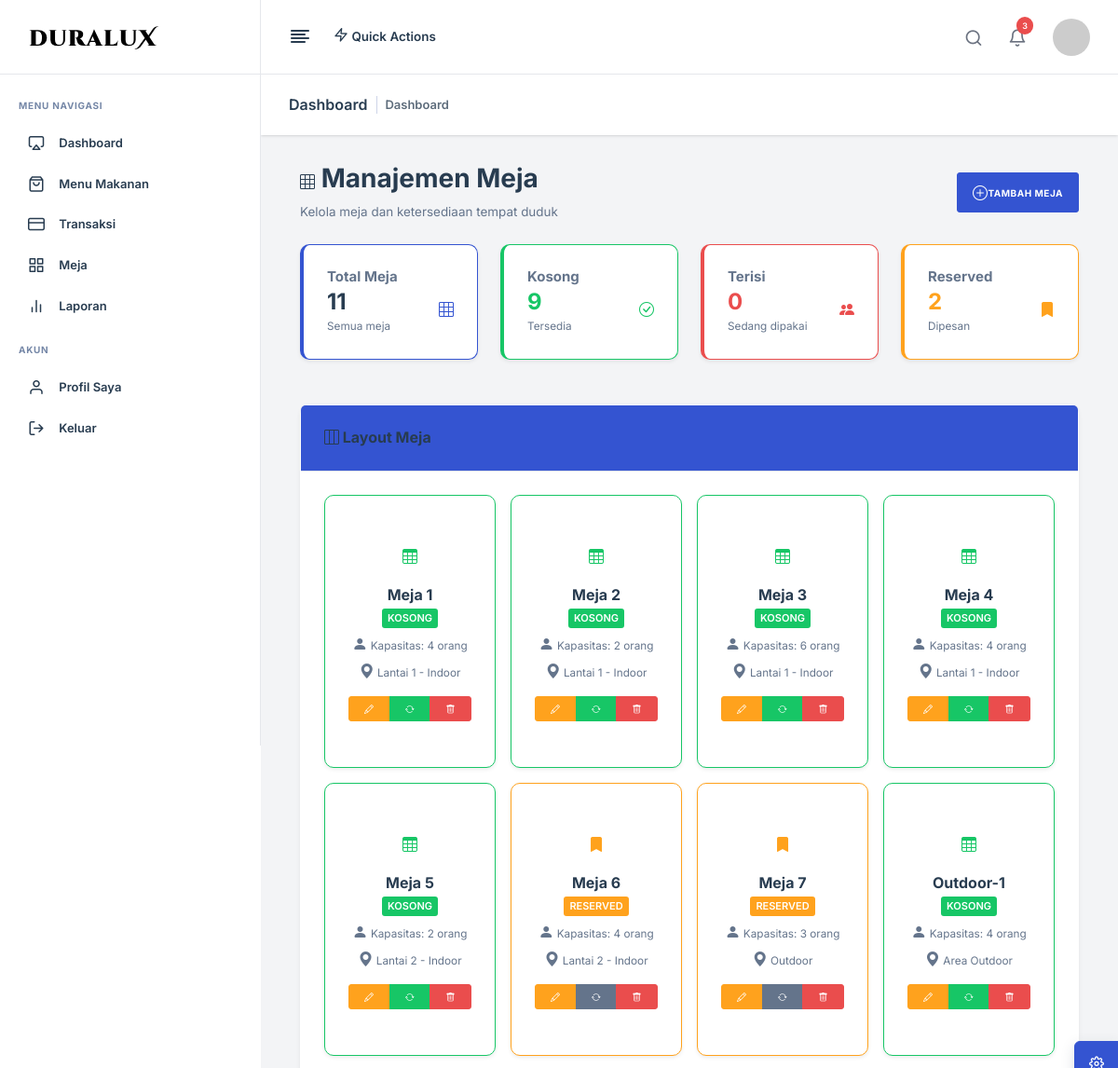
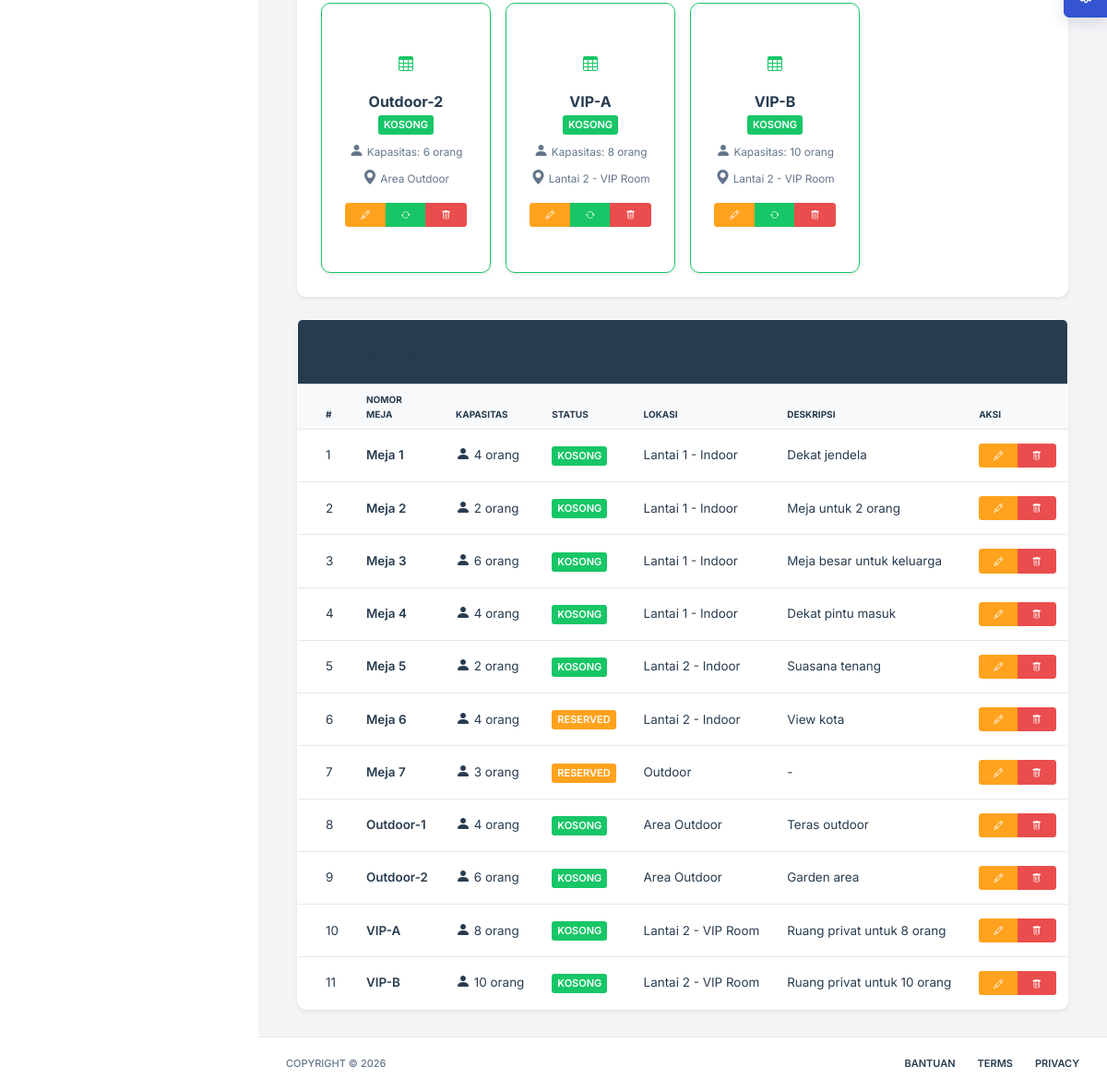
/meja/index.php (signed in), run on the app's committed database (2 pictures, top to bottom).
### tables this page shows
CREATE TABLE `meja` (
  `id_meja` int(11) NOT NULL,
  `nomor_meja` varchar(50) NOT NULL COMMENT 'Nomor/nama meja (contoh: Meja 1, VIP-A)',
  `kapasitas` int(11) NOT NULL DEFAULT 4 COMMENT 'Jumlah kursi/orang yang bisa duduk',
  `status` enum('kosong','terisi','reserved') NOT NULL DEFAULT 'kosong' COMMENT 'Status ketersediaan meja',
  `lokasi` varchar(100) DEFAULT NULL COMMENT 'Lokasi meja (contoh: Lantai 1, Area Outdoor)',
  `deskripsi` text DEFAULT NULL COMMENT 'Keterangan tambahan',
  `created_at` timestamp NOT NULL DEFAULT current_timestamp(),
  `updated_at` timestamp NOT NULL DEFAULT current_timestamp() ON UPDATE current_timestamp()
);

### meja/index.php (the view, shortened to what this page needs)
<?php
require_once '../config/database.php';
$query = "SELECT * FROM meja ORDER BY nomor_meja ASC";
$result = mysqli_query($connection, $query);
$meja_list = [];
while ($row = mysqli_fetch_assoc($result)) {
    $meja_list[] = $row;
}
$total_meja = count($meja_list);
$meja_kosong = count(array_filter($meja_list, fn($m) => $m['status'] === 'kosong'));
$meja_terisi = count(array_filter($meja_list, fn($m) => $m['status'] === 'terisi'));
$meja_reserved = count(array_filter($meja_list, fn($m) => $m['status'] === 'reserved'));
?>
<?php include '../views/'.$THEME.'/header.php'; ?>
<?php include '../views/'.$THEME.'/sidebar.php'; ?>
<?php include '../views/'.$THEME.'/topnav.php'; ?>
<?php include '../views/'.$THEME.'/upper_block.php'; ?>
<div class="container-fluid">
    <div class="d-flex justify-content-between align-items-center mb-4">
        <div>
            <h2><i class="bi bi-grid-3x3"></i> Manajemen Meja</h2>
            <p class="text-muted mb-0">Kelola meja dan ketersediaan tempat duduk</p>
        </div>
        <a href="add.php" class="btn btn-primary">
            <i class="bi bi-plus-circle"></i> Tambah Meja
        </a>
    </div>
    <div class="row mb-4">
        <div class="col-md-3">
            <div class="card shadow-sm border-start border-primary border-4">
                <div class="card-body">
                    <div class="d-flex justify-content-between align-items-center">
                        <div>
                            <h6 class="text-muted mb-1">Total Meja</h6>
                            <h3 class="mb-0"><?= $total_meja ?></h3>
                            <small class="text-muted">Semua meja</small>
                        </div>
                        <div class="fs-1 text-primary">
                            <i class="bi bi-grid-3x3"></i>
                        </div>
                    </div>
                </div>
            </div>
        </div>
        <div class="col-md-3">
            <div class="card shadow-sm border-start border-success border-4">
                <div class="card-body">
                    <div class="d-flex justify-content-between align-items-center">
                        <div>
                            <h6 class="text-muted mb-1">Kosong</h6>
                            <h3 class="mb-0 text-success"><?= $meja_kosong ?></h3>
                            <small class="text-muted">Tersedia</small>
                        </div>
                        <div class="fs-1 text-success">
                            <i class="bi bi-check-circle"></i>
                        </div>
                    </div>
                </div>
            </div>
        </div>
        <div class="col-md-3">
            <div class="card shadow-sm border-start border-danger border-4">
                <div class="card-body">
                    <div class="d-flex justify-content-between align-items-center">
                        <div>
                            <h6 class="text-muted mb-1">Terisi</h6>
                            <h3 class="mb-0 text-danger"><?= $meja_terisi ?></h3>
                            <small class="text-muted">Sedang dipakai</small>
                        </div>
                        <div class="fs-1 text-danger">
                            <i class="bi bi-people-fill"></i>
                        </div>
                    </div>
                </div>
            </div>
        </div>
        <div class="col-md-3">
            <div class="card shadow-sm border-start border-warning border-4">
                <div class="card-body">
                    <div class="d-flex justify-content-between align-items-center">
                        <div>
                            <h6 class="text-muted mb-1">Reserved</h6>
                            <h3 class="mb-0 text-warning"><?= $meja_reserved ?></h3>
                            <small class="text-muted">Dipesan</small>
                        </div>
                        <div class="fs-1 text-warning">
                            <i class="bi bi-bookmark-fill"></i>
                        </div>
                    </div>
                </div>
            </div>
        </div>
    </div>
    <div class="card shadow-sm mb-4">
        <div class="card-header bg-primary text-white">
            <h5 class="mb-0"><i class="bi bi-layout-three-columns"></i> Layout Meja</h5>
        </div>
        <div class="card-body">
            <div class="row g-3">
                <?php foreach ($meja_list as $meja): ?>
                <div class="col-md-3">
                    <div class="card border-<?= $meja['status'] === 'kosong' ? 'success' : ($meja['status'] === 'terisi' ? 'danger' : 'warning') ?> shadow-sm h-100">
                        <div class="card-body text-center">
                            <div class="fs-1 mb-2">
                                <?php if ($meja['status'] === 'kosong'): ?>
                                    <i class="bi bi-table text-success"></i>
                                <?php elseif ($meja['status'] === 'terisi'): ?>
                                    <i class="bi bi-people-fill text-danger"></i>
                                <?php else: ?>
                                    <i class="bi bi-bookmark-fill text-warning"></i>
                                <?php endif; ?>
                            </div>
                            <h5 class="mb-1"><?= htmlspecialchars($meja['nomor_meja']) ?></h5>
                            <span class="badge bg-<?= $meja['status'] === 'kosong' ? 'success' : ($meja['status'] === 'terisi' ? 'danger' : 'warning') ?> mb-2">
                                <?= strtoupper($meja['status']) ?>
                            </span>
                            <div class="text-muted small mb-2">
                                <i class="bi bi-person-fill"></i> Kapasitas: <?= $meja['kapasitas'] ?> orang
                            </div>
                            <?php if ($meja['lokasi']): ?>
                            <div class="text-muted small mb-2">
                                <i class="bi bi-geo-alt-fill"></i> <?= htmlspecialchars($meja['lokasi']) ?>
                            </div>
                            <?php endif; ?>
                            <div class="btn-group w-100 mt-2">
                                <a href="edit.php?id=<?= $meja['id_meja'] ?>" class="btn btn-sm btn-warning">
                                    <i class="bi bi-pencil"></i>
                                </a>
                                <button type="button" class="btn btn-sm btn-<?= $meja['status'] === 'kosong' ? 'success' : 'secondary' ?>"
                                        onclick="changeStatus(<?= $meja['id_meja'] ?>, '<?= $meja['status'] === 'kosong' ? 'terisi' : 'kosong' ?>')">
                                    <i class="bi bi-arrow-repeat"></i>
                                </button>
                                <a href="delete.php?id=<?= $meja['id_meja'] ?>" class="btn btn-sm btn-danger"
                                   onclick="return confirm('Hapus meja ini?')">
                                    <i class="bi bi-trash"></i>
                                </a>
                            </div>
                        </div>
                    </div>
                </div>
                <?php endforeach; ?>
            </div>
        </div>
    </div>
    <div class="card shadow-sm">
        <div class="card-header bg-dark text-white">
            <h5 class="mb-0"><i class="bi bi-list-ul"></i> Daftar Meja</h5>
        </div>
        <div class="card-body p-0">
            <div class="table-responsive">
                <table class="table table-hover mb-0">
                    <thead class="table-light">
                        <tr>
                            <th width="5%">#</th>
                            <th width="20%">Nomor Meja</th>
                            <th width="10%">Kapasitas</th>
                            <th width="15%">Status</th>
                            <th width="20%">Lokasi</th>
                            <th width="20%">Deskripsi</th>
                            <th width="10%">Aksi</th>
                        </tr>
                    </thead>
                    <tbody>
                        <?php if (empty($meja_list)): ?>
                        <tr>
                            <td colspan="7" class="text-center py-4 text-muted">
                                Belum ada data meja. <a href="add.php">Tambah meja baru</a>
                            </td>
                        </tr>
                        <?php else: ?>
                        <?php
                        $no = 1;
                        foreach ($meja_list as $meja):
                        ?>
                        <tr>
                            <td><?= $no++ ?></td>
                            <td><strong><?= htmlspecialchars($meja['nomor_meja']) ?></strong></td>
                            <td>
                                <i class="bi bi-person-fill"></i> <?= $meja['kapasitas'] ?> orang
                            </td>
                            <td>
                                <span class="badge bg-<?= $meja['status'] === 'kosong' ? 'success' : ($meja['status'] === 'terisi' ? 'danger' : 'warning') ?>">
                                    <?= strtoupper($meja['status']) ?>
                                </span>
                            </td>
                            <td><?= htmlspecialchars($meja['lokasi'] ?: '-') ?></td>
                            <td><?= htmlspecialchars($meja['deskripsi'] ?: '-') ?></td>
                            <td>
                                <div class="btn-group">
                                    <a href="edit.php?id=<?= $meja['id_meja'] ?>" class="btn btn-sm btn-warning" title="Edit">
                                        <i class="bi bi-pencil"></i>
                                    </a>
                                    <a href="delete.php?id=<?= $meja['id_meja'] ?>" class="btn btn-sm btn-danger"
                                       onclick="return confirm('Hapus meja ini?')" title="Hapus">
                                        <i class="bi bi-trash"></i>
                                    </a>
                                </div>
                            </td>
                        </tr>
                        <?php endforeach; ?>
                        <?php endif; ?>
                    </tbody>
                </table>
            </div>
        </div>
    </div>
</div>
<?php include '../views/'.$THEME.'/lower_block.php'; ?>
<?php include '../views/'.$THEME.'/footer.php'; ?>

### meja/index.php (style rules this page uses)
.card { transition: transform 0.2s; }

### data on the page
meja: nomor_meja "Meja 1", status "KOSONG", kapasitas "4", lokasi "Lantai 1 - Indoor", deskripsi "Dekat jendela"
meja: nomor_meja "Meja 2", status "KOSONG", kapasitas "2", lokasi "Lantai 1 - Indoor", deskripsi "Meja untuk 2 orang"
meja: nomor_meja "Meja 3", status "KOSONG", kapasitas "6", lokasi "Lantai 1 - Indoor", deskripsi "Meja besar untuk keluarga"
meja: nomor_meja "Meja 4", status "KOSONG", kapasitas "4", lokasi "Lantai 1 - Indoor", deskripsi "Dekat pintu masuk"
meja: nomor_meja "Meja 5", status "KOSONG", kapasitas "2", lokasi "Lantai 2 - Indoor", deskripsi "Suasana tenang"
meja: nomor_meja "Meja 6", status "RESERVED", kapasitas "4", lokasi "Lantai 2 - Indoor", deskripsi "View kota"
meja: nomor_meja "Meja 7", status "RESERVED", kapasitas "3", lokasi "Outdoor", deskripsi "-"
meja: nomor_meja "Outdoor-1", status "KOSONG", kapasitas "4", lokasi "Area Outdoor", deskripsi "Teras outdoor"
meja: nomor_meja "Outdoor-2", status "KOSONG", kapasitas "6", lokasi "Area Outdoor", deskripsi "Garden area"
meja: nomor_meja "VIP-A", status "KOSONG", kapasitas "8", lokasi "Lantai 2 - VIP Room", deskripsi "Ruang privat untuk 8 orang"
meja: nomor_meja "VIP-B", status "KOSONG", kapasitas "10", lokasi "Lantai 2 - VIP Room", deskripsi "Ruang privat untuk 10 orang"

### other printed values
$item['label'] "Dashboard"
$item['label'] "Menu Makanan"
$item['label'] "Transaksi"
$item['label'] "Meja"
$item['label'] "Laporan"
$total_meja "11"
$meja_kosong "9"
$meja_terisi "0"
$meja_reserved "2"
